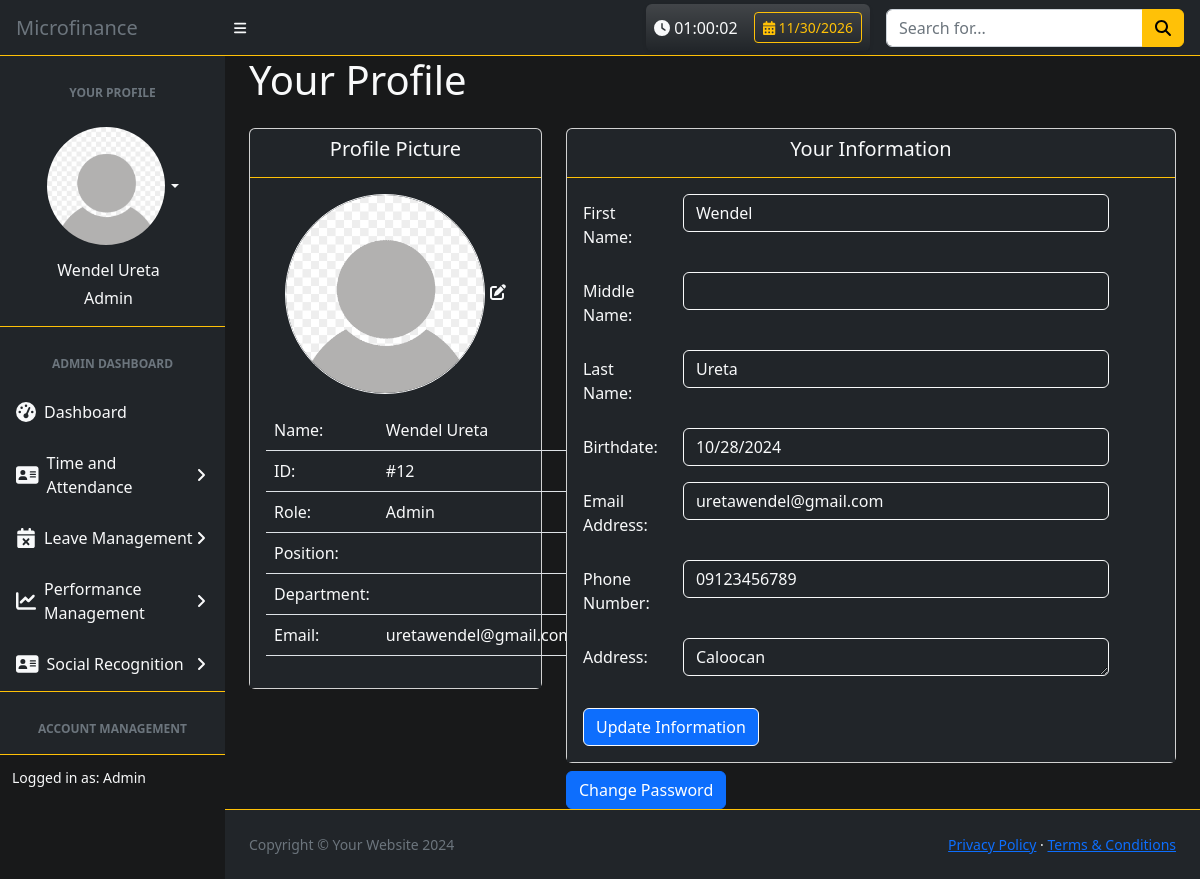
The page /main/profile.php (signed in) on the database its author committed.
### tables this page shows
CREATE TABLE `admin_register` (
  `a_id` int(11) NOT NULL,
  `firstname` varchar(255) NOT NULL,
  `middlename` varchar(255) NOT NULL,
  `lastname` varchar(255) NOT NULL,
  `birthdate` date NOT NULL DEFAULT current_timestamp(),
  `email` varchar(255) NOT NULL,
  `password` varchar(255) NOT NULL,
  `role` varchar(100) NOT NULL,
  `position` varchar(255) NOT NULL,
  `department` varchar(255) NOT NULL,
  `available_leaves` int(11) NOT NULL,
  `phone_number` varchar(20) NOT NULL,
  `address` text NOT NULL,
  `pfp` longblob NOT NULL
);

### main/profile.php (the view, shortened to what this page needs)
<?php
include '../db/db_conn.php';
$adminId = $_SESSION['a_id'];
$sql = "SELECT a_id, firstname, middlename, lastname, birthdate, email, role, position, department, phone_number, address, pfp FROM admin_register WHERE a_id = ?";
$stmt = $conn->prepare($sql);
$stmt->bind_param("i", $adminId);
$stmt->execute();
$result = $stmt->get_result();
$adminInfo = $result->fetch_assoc();
?>
<!DOCTYPE html>
<html lang="en">
<head>
    <link href="../css/styles.css" rel="stylesheet" />
    <link href='https://cdn.jsdelivr.net/npm/fullcalendar@5.11.3/main.min.css' rel='stylesheet' />
    <link href="../css/calendar.css" rel="stylesheet"/>
    <link rel="stylesheet" href="https://cdnjs.cloudflare.com/ajax/libs/font-awesome/6.0.0-beta3/css/all.min.css">
</head>
<body class="sb-nav-fixed bg-black">
    <nav class="sb-topnav navbar navbar-expand navbar-dark border-bottom border-1 border-warning bg-dark">
        <a class="navbar-brand ps-3 text-muted" href="../main/index.php">Microfinance</a>
        <button class="btn btn-link btn-sm order-1 order-lg-0 me-4 me-lg-0" id="sidebarToggle" href="#!"><i class="fas fa-bars text-light"></i></button>
            <div class="d-flex ms-auto me-0 me-md-3 my-2 my-md-0 align-items-center">
                <div class="text-light me-3 p-2 rounded shadow-sm bg-gradient" id="currentTimeContainer"
                    style="background: linear-gradient(45deg, #333333, #444444); border-radius: 5px;">
                    <span class="d-flex align-items-center">
                        <span class="pe-2">
                            <i class="fas fa-clock"></i>
                            <span id="currentTime">00:00:00</span>
                        </span>
                        <button class="btn btn-outline-warning btn-sm ms-2" type="button" onclick="toggleCalendar()">
                            <i class="fas fa-calendar-alt"></i>
                            <span id="currentDate">00/00/0000</span>
                        </button>
                    </span>
                </div>
                <form class="d-none d-md-inline-block form-inline">
                    <div class="input-group">
                        <input class="form-control" type="text" placeholder="Search for..." aria-label="Search for..." aria-describedby="btnNavbarSearch" />
                        <button class="btn btn-warning" id="btnNavbarSearch" type="button"><i class="fas fa-search"></i></button>
                    </div>
                </form>
            </div>
    </nav>
    <div id="layoutSidenav">
        <div id="layoutSidenav_nav">
            <nav class="sb-sidenav accordion bg-dark" id="sidenavAccordion">
                <div class="sb-sidenav-menu ">
                    <div class="nav">
                        <div class="sb-sidenav-menu-heading text-center text-muted">Your Profile</div>
                        <ul class="navbar-nav ms-auto ms-md-0 me-3 me-lg-4">
                            <li class="nav-item dropdown text">
                                <a class="nav-link dropdown-toggle text-light d-flex justify-content-center ms-4" id="navbarDropdown" href="#" role="button" data-bs-toggle="dropdown" aria-expanded="false">
                                    <img src="../img/defaultpfp.png" class="rounded-circle border border-dark" width="120" height="120" />
                                </a>
                            </li>
                            <li class="nav-item text-light d-flex ms-3 flex-column align-items-center text-center">
                                <span class="big text-light mb-1">
                                    <?php
                                        if ($adminInfo) {
                                        echo htmlspecialchars($adminInfo['firstname'] . ' ' . $adminInfo['middlename'] . ' ' . $adminInfo['lastname']);
                                        } else {
                                        echo "Admin information not available.";
                                        }
                                    ?>
                                </span>
                                <span class="big text-light">
                                    <?php
                                        if ($adminInfo) {
                                        echo htmlspecialchars($adminInfo['role']);
                                        } else {
                                        echo "User information not available.";
                                        }
                                    ?>
                                </span>
                            </li>
                        </ul>
                        <div class="sb-sidenav-menu-heading text-center text-muted border-top border-1 border-warning mt-3">Admin Dashboard</div>
                        <a class="nav-link text-light" href="../main/index.php">
                            <div class="sb-nav-link-icon"><i class="fas fa-tachometer-alt"></i></div>
                            Dashboard
                        </a>
                        <a class="nav-link collapsed text-light" href="#" data-bs-toggle="collapse" data-bs-target="#collapseTAD" aria-expanded="false" aria-controls="collapseTAD">
                            <div class="sb-nav-link-icon"><i class="fa fa-address-card"></i></div>
                            Time and Attendance
                            <div class="sb-sidenav-collapse-arrow"><i class="fas fa-angle-down"></i></div>
                        </a>
                        <a class="nav-link collapsed text-light" href="#" data-bs-toggle="collapse" data-bs-target="#collapseLM" aria-expanded="false" aria-controls="collapseLM">
                            <div class="sb-nav-link-icon"><i class="fas fa-calendar-times"></i></div>
                            Leave Management
                            <div class="sb-sidenav-collapse-arrow"><i class="fas fa-angle-down"></i></div>
                        </a>
                        <a class="nav-link collapsed text-light" href="#" data-bs-toggle="collapse" data-bs-target="#collapsePM" aria-expanded="false" aria-controls="collapsePM">
                            <div class="sb-nav-link-icon"><i class="fas fa-line-chart"></i></div>
                            Performance Management
                            <div class="sb-sidenav-collapse-arrow"><i class="fas fa-angle-down"></i></div>
                        </a>
                        <a class="nav-link collapsed text-light" href="#" data-bs-toggle="collapse" data-bs-target="#collapseSR" aria-expanded="false" aria-controls="collapseSR">
                            <div class="sb-nav-link-icon"><i class="fa fa-address-card"></i></div>
                            Social Recognition
                            <div class="sb-sidenav-collapse-arrow"><i class="fas fa-angle-down"></i></div>
                        </a>
                        <div class="sb-sidenav-menu-heading text-center text-muted border-top border-1 border-warning">Account Management</div>
                        <a class="nav-link collapsed text-light" href="#" data-bs-toggle="collapse" data-bs-target="#collapseLayouts" aria-expanded="false" aria-controls="collapseLayouts">
                        </a>
                    </div>
                </div>
                <div class="sb-sidenav-footer bg-black text-light border-top border-1 border-warning">
                    <div class="small">Logged in as: <?php echo htmlspecialchars($adminInfo['role']); ?></div>
                </div>
            </nav>
        </div>
    <div id="layoutSidenav_content">
        <main class="bg-black">
            <div class="container-fluid px-4 bg-black">
                <h1 class="big text-light mb-4">Your Profile</h1>
                <div class="row">
                    <div class="col-md-4">
                        <div class="card mb-4">
                            <div class="card-header bg-dark border-bottom border-1 border-warning">
                                <h5 class="card-title text-center text-light">Profile Picture</h5>
                            </div>
                            <div class="card-body text-center bg-dark">
                                <img src="<?php echo !empty($adminInfo['pfp']) ? htmlspecialchars($adminInfo['pfp']) : '../img/defaultpfp.png'; ?>" class="img-fluid rounded-circle border border-light" width="200" height="200" alt="Profile Picture">
                                <a href="javascript:void(0);" id="editPictureButton">
                                    <i class="text-light me-0 fas fa-edit"></i>
                                </a>
                                <table class="table text-light mt-3 text-start">
                                    <tr>
                                        <td>Name:</td>
                                        <td><?php echo htmlspecialchars($adminInfo['firstname'] . ' ' . $adminInfo['middlename'] . ' ' . $adminInfo['lastname']); ?></td>
                                    </tr>
                                    <tr>
                                        <td>ID:</td>
                                        <td>#<?php echo htmlspecialchars($adminInfo['a_id']); ?></td>
                                    </tr>
                                    <tr>
                                        <td>Role:</td>
                                        <td><?php echo htmlspecialchars($adminInfo['role']); ?></td>
                                    </tr>
                                    <tr>
                                        <td>Position:</td>
                                        <td><?php echo htmlspecialchars($adminInfo['position']); ?></td>
                                    </tr>
                                    <tr>
                                        <td>Department:</td>
                                        <td><?php echo htmlspecialchars($adminInfo['department']); ?></td>
                                    </tr>
                                    <tr>
                                        <td>Email:</td>
                                        <td><?php echo htmlspecialchars($adminInfo['email']); ?></td>
                                    </tr>
                                </table>
                            </div>
                        </div>
                    </div>
                    <div class="col-md-8">
                        <div class="card mb-2">
                            <div class="card-header bg-dark border-bottom border-1 border-warning">
                                <h5 class="card-title text-center text-light">Your Information</h5>
                            </div>
                            <div class="card-body bg-dark">
                                <form id="infoForm" action="../main/update_profile.php" method="post">
                                    <div class="row mb-3">
                                        <label for="inputfName" class="col-sm-2 col-form-label text-light">First Name:</label>
                                        <div class="col-sm-9">
                                            <input type="text" class="form-control bg-dark text-light border border-light" id="inputfName" name="firstname" value="<?php echo htmlspecialchars($adminInfo['firstname']); ?>" readonly>
                                        </div>
                                    </div>
                                    <div class="row mb-3">
                                        <label for="inputmName" class="col-sm-2 col-form-label text-light">Middle Name:</label>
                                        <div class="col-sm-9">
                                            <input type="text" class="form-control bg-dark text-light border border-light" id="inputmName" name="middlename" value="<?php echo htmlspecialchars($adminInfo['middlename']); ?>" readonly>
                                        </div>
                                    </div>
                                    <div class="row mb-3">
                                        <label for="inputlName" class="col-sm-2 col-form-label text-light">Last Name:</label>
                                        <div class="col-sm-9">
                                            <input type="text" class="form-control bg-dark text-light border border-light" id="inputlName" name="lastname" value="<?php echo htmlspecialchars($adminInfo['lastname']); ?>" readonly>
                                        </div>
                                    </div>
                                    <div class="row mb-3">
                                        <label for="inputbirth" class="col-sm-2 col-form-label text-light">Birthdate:</label>
                                        <div class="col-sm-9">
                                            <input type="date" class="form-control bg-dark text-light border border-light" id="inputbirth" name="birthdate" value="<?php echo htmlspecialchars($adminInfo['birthdate']); ?>" readonly>
                                        </div>
                                    </div>
                                    <div class="row mb-3">
                                        <label for="inputEmail" class="col-sm-2 col-form-label text-light">Email Address:</label>
                                        <div class="col-sm-9">
                                            <input type="email" class="form-control bg-dark text-light border border-light" id="inputEmail" name="email" value="<?php echo htmlspecialchars($adminInfo['email']); ?>" readonly>
                                        </div>
                                    </div>
                                    <div class="row mb-3">
                                        <label for="inputPhone" class="col-sm-2 col-form-label text-light">Phone Number:</label>
                                        <div class="col-sm-9">
                                            <input type="number" class="form-control bg-dark text-light border border-light" id="inputPhone" name="phone_number" value="<?php echo htmlspecialchars($adminInfo['phone_number']); ?>" readonly>
                                        </div>
                                    </div>
                                    <div class="row mb-3">
                                        <label for="inputAddress" class="col-sm-2 col-form-label text-light">Address:</label>
                                        <div class="mb-3 col-sm-9">
                                            <textarea class="form-control border bg-dark text-light border-light" id="inputAddress" name="address" rows="1" readonly><?php echo htmlspecialchars($adminInfo['address']); ?></textarea>
                                        </div>
                                    </div>
                                    <div class="d-flex justify-content-between">
                                        <button type="button" id="editButton" class="btn btn-primary border border-light w-30">Update Information</button>
                                    </div>
                                </form>
                            </div>
                        </div>
                        <a href="../main/change_pass.php" class="btn btn-primary">Change Password</a>
                    </div>
                </div>
            </div>
        </main>
        <footer class="py-4 bg-dark text-light mt-auto border-top border-warning">
            <div class="container-fluid px-4">
                <div class="d-flex align-items-center justify-content-between small">
                    <div class="text-muted">Copyright &copy; Your Website 2024</div>
                    <div>
                        <a href="#">Privacy Policy</a>
                        &middot;
                        <a href="#">Terms & Conditions</a>
                    </div>
                </div>
            </div>
        </footer>
    </div>
</body>
</html>

### css/calendar.css (style rules this page uses)
.bg-dark { background-color: #343a40; }
.text-light { color: #ffffff; }

### rows shown on the page
admin_register: firstname+middlename+lastname "Wendel Ureta", role "Admin", a_id "12", email "uretawendel@gmail.com", firstname "Wendel", lastname "Ureta", birthdate "10/28/2024", phone_number "09123456789", address "Caloocan"
